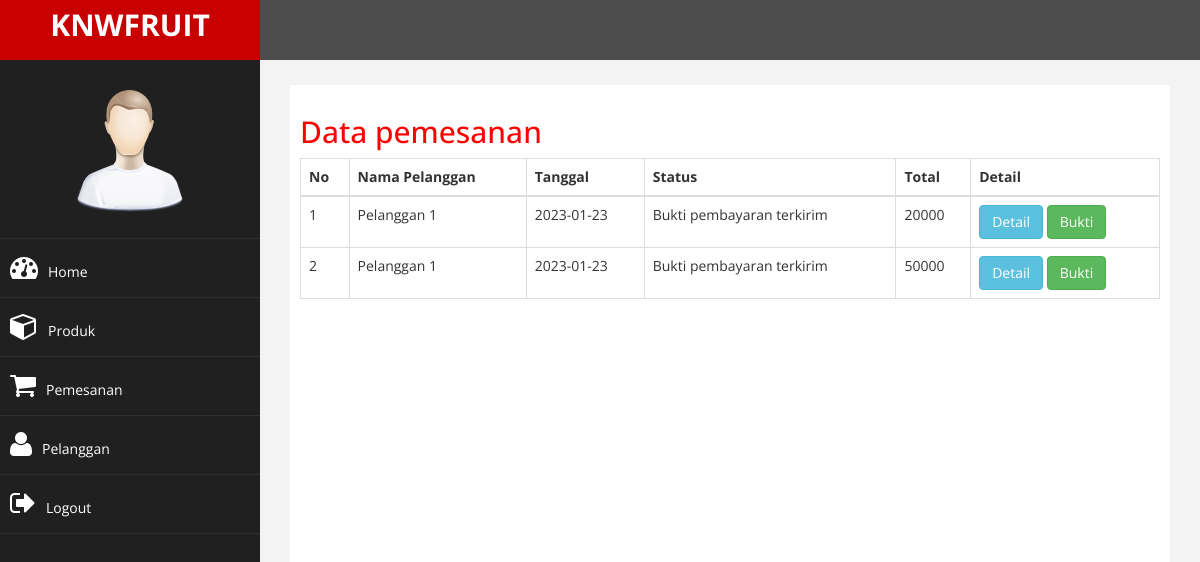
Page /admin/index.php?halaman=pemesanan (signed in) on the committed database.
### tables this page shows
CREATE TABLE `pemesanan` (
  `id_pembelian` int(11) NOT NULL,
  `id_pelanggan` int(11) NOT NULL,
  `id_ongkir` int(11) NOT NULL,
  `tanggal_pemesanan` date NOT NULL,
  `total_pemesanan` int(11) NOT NULL,
  `nama_kota` varchar(15) NOT NULL,
  `tarif` int(11) NOT NULL,
  `alamat_pengiriman` text NOT NULL,
  `status_pemesanan` varchar(50) NOT NULL DEFAULT 'pending'
);

CREATE TABLE `pelanggan` (
  `id_pelanggan` int(11) NOT NULL,
  `email_pelanggan` varchar(50) NOT NULL,
  `password_pelanggan` varchar(15) NOT NULL,
  `nama_pelanggan` varchar(50) NOT NULL,
  `telepon_pelanggan` varchar(15) NOT NULL,
  `alamat_pelanggan` text NOT NULL
);

### admin/pemesanan.php (the view)
<h2>Data pemesanan</h2>
<table class="table table-bordered">
	<thead>
		<tr>
			<th>No</th>
			<th>Nama Pelanggan</th>
			<th>Tanggal</th>
			<th>Status</th>
			<th>Total</th>
			<th>Detail</th>
		</tr>
	</thead>
	<tbody>
		<?php $nomor=1; ?>
		<?php $ambil=$koneksi->query("SELECT * FROM pemesanan JOIN pelanggan ON pemesanan.id_pelanggan=pelanggan.id_pelanggan"); ?>
		<?php while ($pecah = $ambil->fetch_assoc()) { ?>
		<tr>
			<td><?php echo $nomor; ?></td>
			<td><?php echo $pecah['nama_pelanggan']; ?></td>
			<td><?php echo $pecah['tanggal_pemesanan']; ?></td>
			<td><?php echo $pecah['status_pemesanan']; ?></td>
			<td><?php echo $pecah['total_pemesanan']; ?></td>
			<td>
				<a href="index.php?halaman=detail&id=<?php echo $pecah['id_pembelian']; ?>" class="btn btn-info">
				Detail</a>
				<?php if ($pecah['status_pemesanan']!=="pending"): ?>
					<a href="index.php?halaman=pembayaran&id=<?php echo $pecah['id_pembelian'] ?>" class="btn btn-success">Bukti</a>
				<?php endif ?>
			</td>
		</tr>
		<?php $nomor++; ?>
		<?php } ?>
	</tbody>
</table>

### admin/assets/css/custom.css (style rules this page uses)
body { font-family: 'Open Sans', sans-serif; }
h2 { color: #f00; }

### rows in the picture
pemesanan: id_pelanggan.nama_pelanggan "Pelanggan 1", tanggal_pemesanan "2023-01-23", status_pemesanan "Bukti pembayaran terkirim", total_pemesanan "20000"
pemesanan: id_pelanggan.nama_pelanggan "Pelanggan 1", tanggal_pemesanan "2023-01-23", status_pemesanan "Bukti pembayaran terkirim", total_pemesanan "50000"
